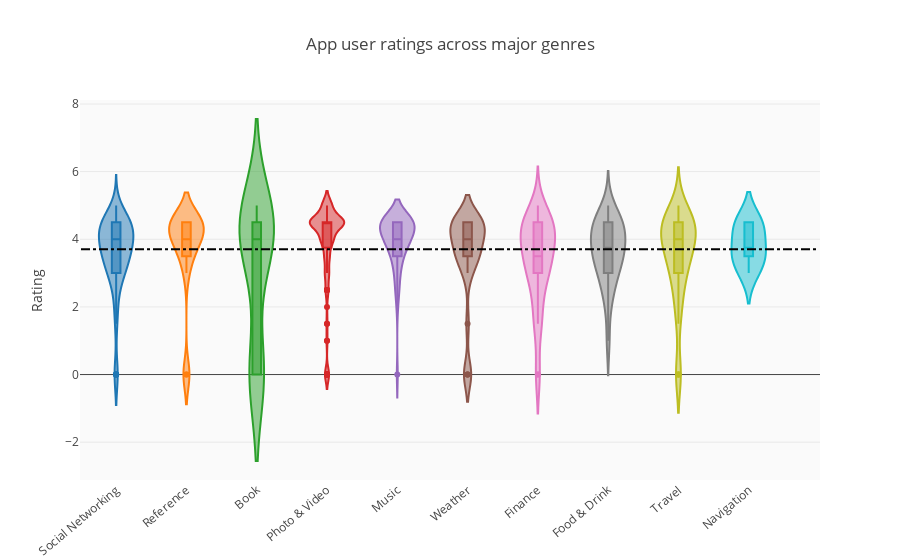

Write notebook code for a chart like this one.
### Markdown cell above
##### pvalue=0.0004, which means the average user ratings across prime genres is significantly different. Reject null hypothesis
###### Find genres with top user ratings

### Code cell
print('Average rating = ', np.nanmean(list(df.user_rating)))

layout = {'title' : 'App user ratings across major genres',
        'xaxis': {'tickangle':-40},
        'yaxis': {'title': 'Rating'},
          'plot_bgcolor': 'rgb(250,250,250)',
          'shapes': [{
              'type' :'line',
              'x0': -.5,
              'y0': np.nanmean(list(df.user_rating)),
              'x1': 10,
              'y1': np.nanmean(list(df.user_rating)),
              'line': { 'dash': 'dashdot'}
          }]
          }

data = [{
    'y': df.loc[df.prime_genre==genre]['user_rating'], 
    'type':'violin',
    'name' : genre,
    'showlegend':False, "box": {"visible": True},
    #'marker': {'color': 'Set2'},
    } for i,genre in enumerate(list(set(df.prime_genre)))]

py.offline.iplot({'data': data, 'layout': layout})

### Figure 1 — Plotly figure (JSON) as saved in the notebook; plotly's stock layout.template omitted (floating-point values rounded to 4 significant figures; data arrays with more than 128 entries replaced by an {"elided": "..."} marker saying what was removed)
{"data": [{"box": {"visible": true}, "name": "Social Networking", "showlegend": false, "type": "violin", "uid": "97f7fafd-2d49-4829-97c0-80330c0223c6", "y": [3.5, 3.5, 3.5, 4, 3, 4.5, 3.5, 2.5, 4, 3, 3.5, 4.5, 4, 3.5, 1.5, 4.5, 4, 4, 4.5, 4.5, 4.5, 3.5, 4.5, 4, 4.5, 4.5, 4.5, 3, 3.5, 4, 3.5, 3, 4.5, 3.5, 3, 2.5, 3.5, 4.5, 2.5, 4, 5, 4.5, 4.5, 4, 3.5, 4.5, 4.5, 4.5, 4, 4.5, 4, 3, 2, 3, 4.5, 4.5, 4, 4.5, 3, 3, 3.5, 4.5, 4, 4, 4.5, 4, 3.5, 4, 4.5, 3.5, 4, 4.5, 4, 3.5, 4.5, 0, 4, 4, 3, 2, 3, 0, 4.5, 4, 3, 4, 0, 4, 3, 3, 3.5, 4.5, 3.5, 4.5, 4, 3.5, 4, 3.5, 2, 0, 4.5, 4, 0, 1.5, 5, 3.5]}, {"box": {"visible": true}, "name": "Reference", "showlegend": false, "type": "violin", "uid": "5825969d-2725-40ab-8508-73677d52d294", "y": [4.5, 4, 4.5, 4.5, 4.5, 3.5, 4.5, 3.5, 0, 0, 4.5, 4.5, 4, 4.5, 4, 4, 4, 3]}, {"box": {"visible": true}, "name": "Book", "showlegend": false, "type": "violin", "uid": "ce4071e6-73fd-4ead-a266-8d704a592d57", "y": [3.5, 4, 4.5, 4, 0, 4.5, 4.5, 4, 4.5, 5, 0, 4.5, 0, 0]}, {"box": {"visible": true}, "name": "Photo & Video", "showlegend": false, "type": "violin", "uid": "1d51f31f-7e7c-4d94-b7e8-8b3bfe8cfbae", "y": {"elided": "160 float values"}}, {"box": {"visible": true}, "name": "Music", "showlegend": false, "type": "violin", "uid": "d2124c90-d02b-4875-8797-29fe8f5efb6b", "y": [4, 4, 4, 3, 4.5, 3.5, 4.5, 4.5, 4, 4, 4, 4.5, 4.5, 4.5, 4.5, 3.5, 2.5, 4.5, 0, 4.5, 4.5, 4.5, 4, 4.5, 4.5, 4.5, 4, 4.5, 2.5, 4.5, 3.5, 4.5, 4, 3.5, 4.5, 4.5, 4.5, 4.5, 4.5, 4, 4, 4.5, 2, 4, 4.5, 3.5, 4.5, 4, 4, 3, 3.5, 4.5, 4, 4, 3, 3.5, 4.5, 2.5, 4, 3, 4.5, 4.5, 4, 4, 4.5, 3.5]}, {"box": {"visible": true}, "name": "Weather", "showlegend": false, "type": "violin", "uid": "2dff25cf-986e-419e-8190-748ccbaabcf9", "y": [3.5, 3.5, 3.5, 4.5, 4, 3.5, 4, 4.5, 4.5, 3, 4.5, 3.5, 4, 4, 4, 3, 4.5, 4.5, 4.5, 4.5, 1.5, 0, 3.5, 4.5, 0, 0, 4, 4.5]}, {"box": {"visible": true}, "name": "Finance", "showlegend": false, "type": "violin", "uid": "79ed2480-11fe-4a78-b8b3-611537befc68", "y": [4, 3.5, 4.5, 4, 3.5, 3, 4, 3, 3.5, 4.5, 4, 4.5, 3.5, 4.5, 3, 3, 3.5, 4, 4.5, 4.5, 0, 2.5, 5, 2.5, 4.5, 4.5, 4.5, 3, 2, 4.5, 3.5, 4, 0, 1.5, 1.5, 1.5]}, {"box": {"visible": true}, "name": "Food & Drink", "showlegend": false, "type": "violin", "uid": "fbbf1434-6597-4ae8-9397-fcefbe122f6f", "y": [4.5, 3.5, 3.5, 4.5, 3.5, 5, 4.5, 3.5, 4, 3.5, 3.5, 1, 2.5, 3, 4.5, 4, 4, 2, 4.5, 4.5, 4, 4, 2.5, 4.5, 3, 3]}, {"box": {"visible": true}, "name": "Travel", "showlegend": false, "type": "violin", "uid": "7d23b69a-3934-4e41-8438-f0fc20e07c9f", "y": [4, 4, 3.5, 4, 4.5, 3.5, 3.5, 3, 4.5, 3, 3, 4, 4.5, 4.5, 4.5, 3.5, 4.5, 2.5, 4, 4, 2.5, 4.5, 2, 5, 0, 5, 0, 4.5, 4.5, 4.5, 4, 4.5, 4, 1.5, 3.5, 3.5, 0, 2, 4.5, 3]}, {"box": {"visible": true}, "name": "Navigation", "showlegend": false, "type": "violin", "uid": "245d6205-8b4f-420e-a25a-6779af2cc238", "y": [4.5, 3.5, 3.5, 3, 4, 4.5]}], "layout": {"plot_bgcolor": "rgb(250,250,250)", "shapes": [{"line": {"dash": "dashdot"}, "type": "line", "x0": -0.5, "x1": 10, "y0": 3.702, "y1": 3.702}], "title": {"text": "App user ratings across major genres"}, "xaxis": {"tickangle": -40}, "yaxis": {"title": {"text": "Rating"}}}}
